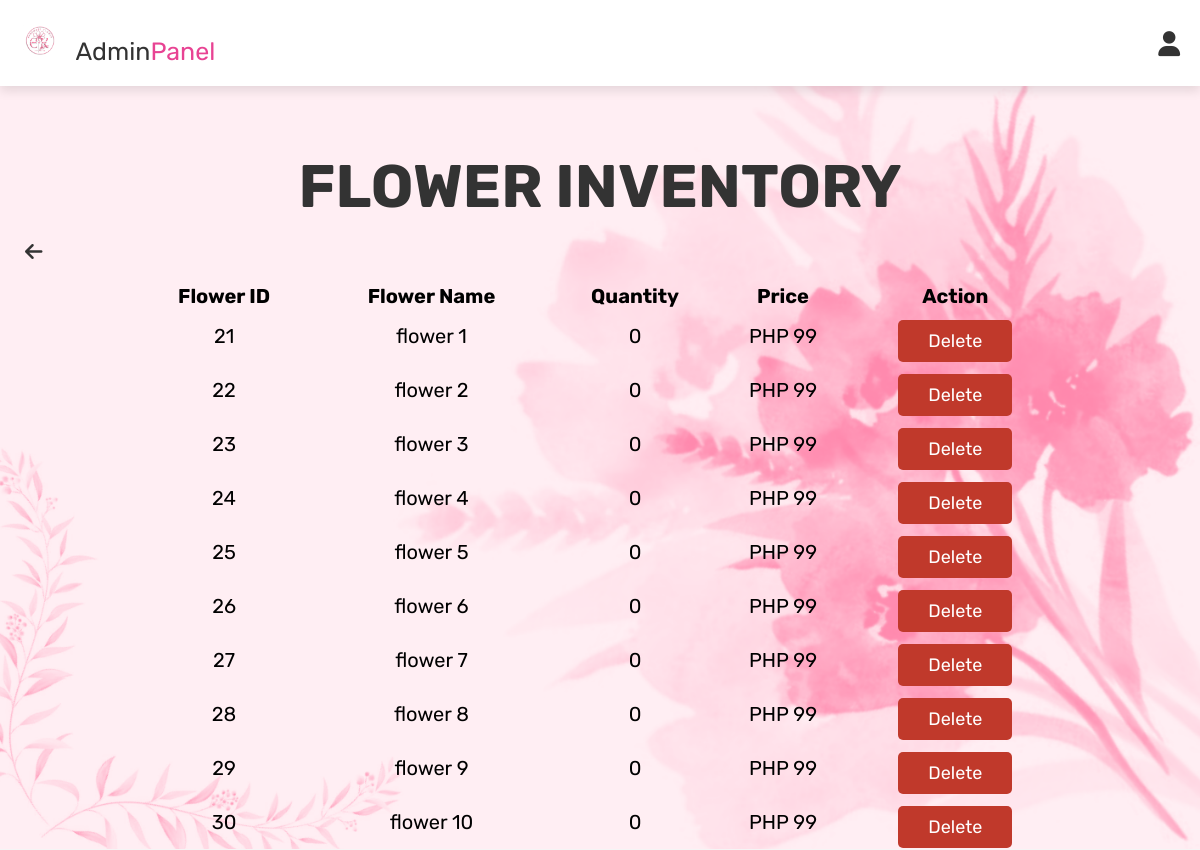
The app's page /flower_inventory.php (signed in) with its own data.
### tables this page shows
CREATE TABLE `products` (
  `id` int(100) NOT NULL,
  `name` varchar(100) NOT NULL,
  `details` varchar(500) NOT NULL,
  `price` int(100) NOT NULL,
  `image` varchar(100) NOT NULL,
  `quantity` int(11) NOT NULL
);

### flower_inventory.php (the view, shortened to what this page needs)
<?php
@include 'config.php';
?>
<!DOCTYPE html>
<html lang="en">
<head>
   <link rel="stylesheet" href="https://cdnjs.cloudflare.com/ajax/libs/font-awesome/6.0.0/css/all.min.css">
   <link rel="stylesheet" href="./css/admin_style.css" />
</head>
<body>
   <?php @include 'admin_header.php'; ?>
   <section class="flowers">
      <h1 class="title">Flower Inventory</h1>
      <a href="admin_page.php" class="navlink">
         <i class="fas fa-arrow-left"></i>
      </a>
      <div class="box-container">
         <table class="flower-table">
            <thead>
               <tr>
                  <th>Flower ID</th>
                  <th>Flower Name</th>
                  <th>Quantity</th>
                  <th>Price</th>
                  <th>Action</th>
               </tr>
            </thead>
            <tbody>
               <?php
               $select_flowers = mysqli_query($conn, "SELECT * FROM `products`") or die('query failed');
               if (mysqli_num_rows($select_flowers) > 0) {
                  while ($fetch_flowers = mysqli_fetch_assoc($select_flowers)) {
                     ?>
                     <tr>
                        <td><?php echo $fetch_flowers['id']; ?></td>
                        <td><?php echo $fetch_flowers['name']; ?></td>
                        <td><?php echo $fetch_flowers['quantity']; ?></td>
                        <td>PHP <?php echo $fetch_flowers['price']; ?></td>
                        <td><a href="admin_orders.php?delete=<?php echo $fetch_flowers['id']; ?>"
                              onclick="return confirm('delete this flower?');" class="delete-btn">delete</a></td>
                     </tr>
                     <?php
                  }
               }
               ?>
            </tbody>
         </table>
      </div>
   </section>
</body>
</html>

### css/admin_style.css (style rules this page uses)
:root { --pink:#e84393; --red:#c0392b; --orange:#f39c12; --black:#333; --white:#fff; --light-color:#666; --light-white:#ccc; --light-bg:#f5f5f5; --border:.2rem solid var(--black); --box-shadow:0 .5rem 1rem rgba(0,0,0,.1); }
* { font-family: 'Rubik', sans-serif; margin:0; padding:0; box-sizing: border-box; outline: none; border:none; text-decoration: none; transition:all .2s linear; }
html { font-size: 62.5%; overflow-x: hidden; scroll-behavior: smooth; scroll-padding-top: 6.5rem; }
body { background: var(--light-bg); }
section { padding:3rem 2rem; }
.title { text-align: center; margin-bottom: 2rem; color:var(--black); text-transform: uppercase; font-size: 6rem; margin-top: 3%; width: 100%; }
.btn, .delete-btn, .option-btn { display: inline-block; border-radius: .5rem; margin-top: 1rem; font-size: 1.8rem; color:var(--white); cursor: pointer; padding:1rem 3rem; text-transform: capitalize; }
.delete-btn { background-color: var(--red); }
.navlink { display: flex; align-items: center; text-decoration: none; color: #333; font-size: 16px; }
.navlink i { margin-left: 5px; font-size: 20px; transition: transform 0.3s ease; }

### flower_inventory.php (style rules this page uses)
body { background-image: url('images/background_no-logo.png'); background-size: cover; background-repeat: no-repeat; }
.box-container { display: flex; width: 100%; justify-content: center; height: 60vh; }
.flower-table { font-size: 2.0rem; margin: 20px auto; width: 80%; }
.flower-table tbody tr td { text-align: center; }

### records on screen
products: id "21", name "flower 1", quantity "0", price "99"
products: id "22", name "flower 2", quantity "0", price "99"
products: id "23", name "flower 3", quantity "0", price "99"
products: id "24", name "flower 4", quantity "0", price "99"
products: id "25", name "flower 5", quantity "0", price "99"
products: id "26", name "flower 6", quantity "0", price "99"
products: id "27", name "flower 7", quantity "0", price "99"
products: id "28", name "flower 8", quantity "0", price "99"
products: id "29", name "flower 9", quantity "0", price "99"
products: id "30", name "flower 10", quantity "0", price "99"
